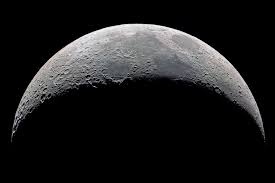
#> input picture ImageProcessing/Ch3-images/moon.jpg, 275 x 183 px
$ python 'P-3-24-1D and 2D convolution.py'
#> lines starting #> are read from the running program, lines starting #| are printed output that depends on the picture
import cv2 as cv
import numpy as np
filepath="Ch3-images/moon.jpg"
img = cv.imread(filepath,0)
#> img: shape (183, 275); min 0, max 255, mean 29.4
rows,cols = img.shape                                               #no of rows and cols
#> rows = 183; cols = 275
kernal = [[2, 2, 2], [4, 4, 4], [2, 2, 2]]                          #2-D kernal/filter
m = int(np.floor(len(kernal)/2))
n = int(np.floor(len(list(zip(*kernal))))/2)
blurred_img = np.zeros((rows,cols), np.uint8)                       #new integer image is created
for i in range(m, rows - m):
    for j in range(n, cols - n):
        sum = 0
        for x in range(-m, m+1, 1):
            for y in range(-n, n+1, 1):
                sum = sum + (img[i + x, j + y] * kernal[m - x][n - y])          #sum of product of kernal elements with corresponding image elements
        sum = sum / 24                                                          # 24 is the scaling factor which is sum of kernal elements
        blurred_img[i, j] = sum
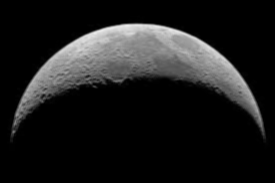
#> blurred_img: shape (183, 275); min 0, max 237, mean 29.3

#Blurring by 1-D kernal
kernal2 = [1, 2, 4, 2, 1]
k = np.sum(kernal2)
blurred_img2 = np.zeros((rows,cols), np.uint8)
n = int(np.floor(len(list(zip(*kernal))))/2)
for i in range(rows):
    for j in range(n, cols-n):
        sum = 0
        for y in range(-n, n+1, 1):
            sum = sum + (img[i, j + y] * kernal2[n - y])                        #sum of product of kernal elements with corresponding image elements
        sum = sum / k                                                           # 24 is the scaling factor which is sum of kernal elements
        blurred_img2[i, j] = sum
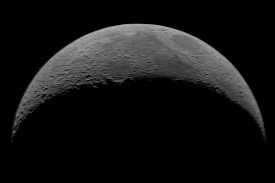
#> blurred_img2: shape (183, 275); min 0, max 173, mean 20.5


imgs=np.hstack((img,blurred_img,blurred_img2))
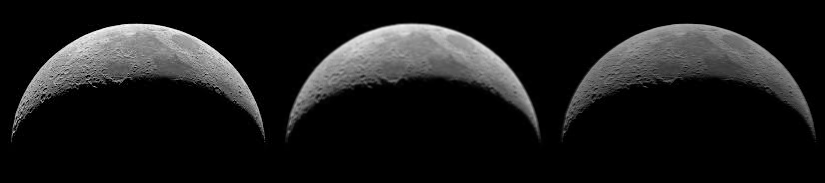
#> imgs: shape (183, 825); min 0, max 255, mean 26.4
cv.imshow("Color:: A)Original image B)Blurred image with 3*3 2-D filter C)Blurred image with 1*5 1-D filter ",imgs)
cv.waitKey(0)
